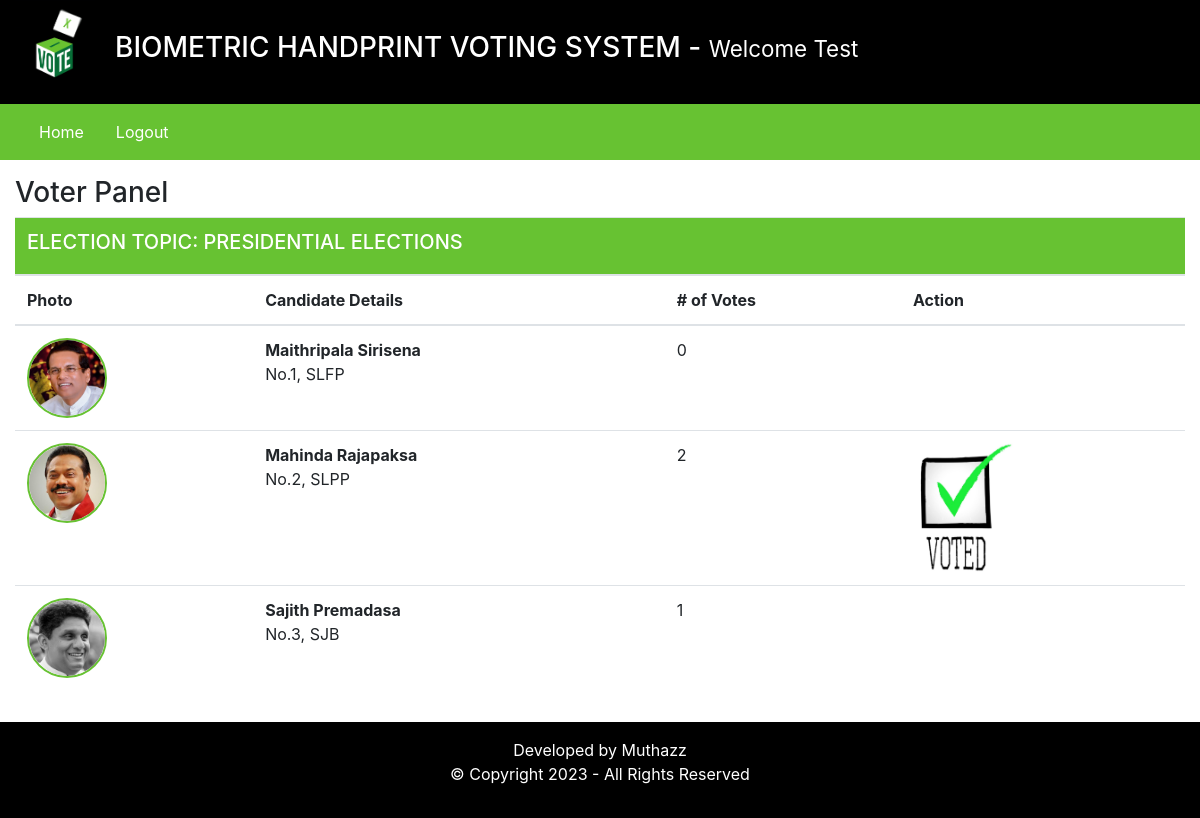
The app's page /voters/index.php (signed in) with its own data.
### tables this page shows
CREATE TABLE `elections` (
  `id` int(10) NOT NULL,
  `election_topic` varchar(255) DEFAULT NULL,
  `no_of_candidates` int(5) DEFAULT NULL,
  `starting_date` date DEFAULT NULL,
  `ending_date` date DEFAULT NULL,
  `status` varchar(20) DEFAULT NULL,
  `inserted_by` varchar(10) DEFAULT NULL,
  `inserted_on` date DEFAULT NULL
);

CREATE TABLE `candidate_details` (
  `id` int(11) NOT NULL,
  `election_id` int(11) DEFAULT NULL,
  `candidate_name` varchar(255) DEFAULT NULL,
  `candidate_details` text DEFAULT NULL,
  `candidate_photo` text DEFAULT NULL,
  `inserted_by` varchar(255) DEFAULT NULL,
  `inserted_on` date DEFAULT NULL
);

### voters/index.php (the view, shortened to what this page needs)
<?php
    require_once("inc/header.php");
    require_once("inc/navigation.php");
?>
    <div class="row my-3">
        <div class="col-12">
            <h3> Voter Panel </h3>
            <?php
                $fetchingActiveElections = mysqli_query($db, "SELECT * FROM elections WHERE status = 'Active'") or die(mysqli_error($db));
                $totalActiveElections = mysqli_num_rows($fetchingActiveElections);
                if($totalActiveElections > 0)
                {
                    while($data = mysqli_fetch_assoc($fetchingActiveElections))
                    {
                        $election_id = $data['id'];
                        $election_topic = $data['election_topic'];
                ?>
                        <table class="table">
                            <thead>
                                <tr>
                                    <th colspan="4" class="bg-green text-white"><h5> ELECTION TOPIC: <?php echo strtoupper($election_topic); ?></h5></th>
                                </tr>
                                <tr>
                                    <th> Photo </th>
                                    <th> Candidate Details </th>
                                    <th> # of Votes </th>
                                    <th> Action </th>
                                </tr>
                            </thead>
                            <tbody>
                            <?php
                                $fetchingCandidates = mysqli_query($db, "SELECT * FROM candidate_details WHERE election_id = '". $election_id ."'") or die(mysqli_error($db));
                                while($candidateData = mysqli_fetch_assoc($fetchingCandidates))
                                {
                                    $candidate_id = $candidateData['id'];
                                    $candidate_photo = $candidateData['candidate_photo'];
                                    $fetchingVotes = mysqli_query($db, "SELECT * FROM votes WHERE candidate_id = '". $candidate_id . "'") or die(mysqli_error($db));
                                    $totalVotes = mysqli_num_rows($fetchingVotes);
                            ?>
                                    <tr>
                                        <td> <img src="<?php echo $candidate_photo; ?>" class="candidate_photo"> </td>
                                        <td><?php echo "<b>" . $candidateData['candidate_name'] . "</b><br />" . $candidateData['candidate_details']; ?></td>
                                        <td><?php echo $totalVotes; ?></td>
                                        <td>
                                    <?php
                                            $checkIfVoteCasted = mysqli_query($db, "SELECT * FROM votes WHERE voter_id = '". $_SESSION['user_id'] ."' AND election_id = '". $election_id ."'") or die(mysqli_error($db));
                                            $isVoteCasted = mysqli_num_rows($checkIfVoteCasted);
                                            if($isVoteCasted > 0)
                                            {
                                                $voteCastedData = mysqli_fetch_assoc($checkIfVoteCasted);
                                                $voteCastedToCandidate = $voteCastedData['candidate_id'];
                                                if($voteCastedToCandidate == $candidate_id)
                                                {
                                    ?>
                                                    <img src="../assets/images/vote.jpg" width="100px;">
                                    <?php
                                                }
                                            }else {
                                    ?>
                                                <button class="btn btn-md btn-success" onclick="CastVote(<?php echo $election_id; ?>, <?php echo $candidate_id; ?>, <?php echo $_SESSION['user_id']; ?>)"> Vote </button>
                                    <?php
                                            }
                                    ?>
                                    </td>
                                    </tr>
                            <?php
                                }
                            ?>
                            </tbody>
                        </table>
                <?php
                    }
                }else {
                    echo "There are no active elections yet.";
                }
            ?>
        </div>
    </div>
<?php
    require_once("inc/footer.php");
?>

### assets/css/style.css (style rules this page uses)
.text-white { color: #fff; }
.bg-green { background-color: #67C232; }
.candidate_photo { width: 80px; height: 80px; border: 2px solid #67C232; border-radius: 100%; }

### records on screen
elections: election_topic "PRESIDENTIAL ELECTIONS"
candidate_details: candidate_photo (picture), candidate_name "Maithripala Sirisena", candidate_details "No.1, SLFP", totalVotes "0"
candidate_details: candidate_photo (picture), candidate_name "Mahinda Rajapaksa", candidate_details "No.2, SLPP", totalVotes "2"
candidate_details: candidate_photo (picture), candidate_name "Sajith Premadasa", candidate_details "No.3, SJB", totalVotes "1"

### other values on screen
$_SESSION['username'] "Test"
